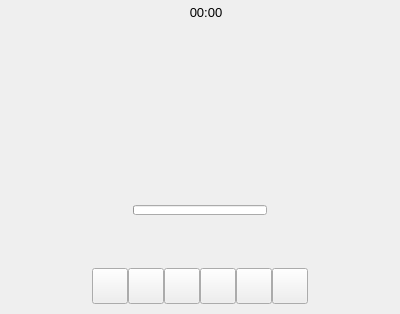
<?xml version="1.0" encoding="UTF-8"?>
<ui version="4.0">
 <class>RecordOverlay</class>
 <widget class="QWidget" name="RecordOverlay">
  <property name="geometry">
   <rect>
    <x>0</x>
    <y>0</y>
    <width>400</width>
    <height>314</height>
   </rect>
  </property>
  <property name="sizePolicy">
   <sizepolicy hsizetype="MinimumExpanding" vsizetype="MinimumExpanding">
    <horstretch>0</horstretch>
    <verstretch>0</verstretch>
   </sizepolicy>
  </property>
  <property name="windowTitle">
   <string>Form</string>
  </property>
  <property name="styleSheet">
   <string notr="true"/>
  </property>
  <property name="pixRedDot" stdset="0">
   <pixmap resource="../ressources.qrc">:/images/icons/av_icons/fiber_manual_record-24px.svg</pixmap>
  </property>
  <layout class="QGridLayout" name="gridLayout">
   <property name="leftMargin">
    <number>0</number>
   </property>
   <property name="topMargin">
    <number>0</number>
   </property>
   <property name="rightMargin">
    <number>0</number>
   </property>
   <property name="bottomMargin">
    <number>0</number>
   </property>
   <property name="spacing">
    <number>0</number>
   </property>
   <item row="0" column="0">
    <layout class="QVBoxLayout" name="verticalLayout">
     <property name="spacing">
      <number>0</number>
     </property>
     <item>
      <layout class="QHBoxLayout" name="horizontalLayout_2">
       <property name="spacing">
        <number>0</number>
       </property>
       <property name="sizeConstraint">
        <enum>QLayout::SetMinimumSize</enum>
       </property>
       <item>
        <spacer name="horizontalSpacer_3">
         <property name="orientation">
          <enum>Qt::Horizontal</enum>
         </property>
         <property name="sizeType">
          <enum>QSizePolicy::Expanding</enum>
         </property>
         <property name="sizeHint" stdset="0">
          <size>
           <width>13</width>
           <height>17</height>
          </size>
         </property>
        </spacer>
       </item>
       <item>
        <widget class="Blinkable" name="redDotBlinkable" native="true">
         <property name="sizePolicy">
          <sizepolicy hsizetype="MinimumExpanding" vsizetype="MinimumExpanding">
           <horstretch>0</horstretch>
           <verstretch>0</verstretch>
          </sizepolicy>
         </property>
         <property name="minimumSize">
          <size>
           <width>12</width>
           <height>12</height>
          </size>
         </property>
         <property name="maximumSize">
          <size>
           <width>12</width>
           <height>12</height>
          </size>
         </property>
        </widget>
       </item>
       <item>
        <widget class="QLabel" name="timerLabel">
         <property name="sizePolicy">
          <sizepolicy hsizetype="MinimumExpanding" vsizetype="MinimumExpanding">
           <horstretch>0</horstretch>
           <verstretch>0</verstretch>
          </sizepolicy>
         </property>
         <property name="minimumSize">
          <size>
           <width>40</width>
           <height>24</height>
          </size>
         </property>
         <property name="maximumSize">
          <size>
           <width>50</width>
           <height>24</height>
          </size>
         </property>
         <property name="font">
          <font>
           <pointsize>10</pointsize>
          </font>
         </property>
         <property name="text">
          <string>00:00</string>
         </property>
         <property name="alignment">
          <set>Qt::AlignCenter</set>
         </property>
        </widget>
       </item>
       <item>
        <spacer name="horizontalSpacer_4">
         <property name="orientation">
          <enum>Qt::Horizontal</enum>
         </property>
         <property name="sizeType">
          <enum>QSizePolicy::Expanding</enum>
         </property>
         <property name="sizeHint" stdset="0">
          <size>
           <width>13</width>
           <height>20</height>
          </size>
         </property>
        </spacer>
       </item>
      </layout>
     </item>
     <item>
      <spacer name="verticalSpacer">
       <property name="orientation">
        <enum>Qt::Vertical</enum>
       </property>
       <property name="sizeType">
        <enum>QSizePolicy::MinimumExpanding</enum>
       </property>
       <property name="sizeHint" stdset="0">
        <size>
         <width>20</width>
         <height>52</height>
        </size>
       </property>
      </spacer>
     </item>
     <item>
      <layout class="QHBoxLayout" name="horizontalLayout_3">
       <property name="spacing">
        <number>0</number>
       </property>
       <item>
        <spacer name="horizontalSpacer_6">
         <property name="orientation">
          <enum>Qt::Horizontal</enum>
         </property>
         <property name="sizeHint" stdset="0">
          <size>
           <width>40</width>
           <height>20</height>
          </size>
         </property>
        </spacer>
       </item>
       <item>
        <layout class="QVBoxLayout" name="verticalLayout_2">
         <property name="rightMargin">
          <number>0</number>
         </property>
         <property name="bottomMargin">
          <number>0</number>
         </property>
         <item>
          <widget class="QLabel" name="inputIcon">
           <property name="minimumSize">
            <size>
             <width>128</width>
             <height>128</height>
            </size>
           </property>
           <property name="text">
            <string/>
           </property>
           <property name="pixmap">
            <pixmap resource="../ressources.qrc">:/images/icons/av_icons/mic-24px.svg</pixmap>
           </property>
           <property name="scaledContents">
            <bool>true</bool>
           </property>
           <property name="alignment">
            <set>Qt::AlignCenter</set>
           </property>
          </widget>
         </item>
         <item>
          <widget class="LevelMeter" name="levelMeter">
           <property name="maximumSize">
            <size>
             <width>16777215</width>
             <height>10</height>
            </size>
           </property>
           <property name="value">
            <number>0</number>
           </property>
           <property name="textVisible">
            <bool>false</bool>
           </property>
          </widget>
         </item>
        </layout>
       </item>
       <item>
        <spacer name="horizontalSpacer_5">
         <property name="orientation">
          <enum>Qt::Horizontal</enum>
         </property>
         <property name="sizeHint" stdset="0">
          <size>
           <width>40</width>
           <height>20</height>
          </size>
         </property>
        </spacer>
       </item>
      </layout>
     </item>
     <item>
      <spacer name="verticalSpacer_2">
       <property name="orientation">
        <enum>Qt::Vertical</enum>
       </property>
       <property name="sizeType">
        <enum>QSizePolicy::MinimumExpanding</enum>
       </property>
       <property name="sizeHint" stdset="0">
        <size>
         <width>20</width>
         <height>38</height>
        </size>
       </property>
      </spacer>
     </item>
     <item>
      <layout class="QHBoxLayout" name="horizontalLayout">
       <property name="spacing">
        <number>0</number>
       </property>
       <property name="sizeConstraint">
        <enum>QLayout::SetDefaultConstraint</enum>
       </property>
       <property name="bottomMargin">
        <number>10</number>
       </property>
       <item>
        <spacer name="horizontalSpacer">
         <property name="orientation">
          <enum>Qt::Horizontal</enum>
         </property>
         <property name="sizeType">
          <enum>QSizePolicy::Expanding</enum>
         </property>
         <property name="sizeHint" stdset="0">
          <size>
           <width>50</width>
           <height>20</height>
          </size>
         </property>
        </spacer>
       </item>
       <item>
        <widget class="OverlayButton" name="recordOverlayRerecordBtn">
         <property name="minimumSize">
          <size>
           <width>36</width>
           <height>36</height>
          </size>
         </property>
         <property name="maximumSize">
          <size>
           <width>36</width>
           <height>36</height>
          </size>
         </property>
         <property name="toolTip">
          <string>Re-record Video</string>
         </property>
         <property name="iconSize">
          <size>
           <width>24</width>
           <height>24</height>
          </size>
         </property>
         <property name="checkable">
          <bool>false</bool>
         </property>
         <property name="originPix" stdset="0">
          <pixmap resource="../ressources.qrc">:/images/icons/av_icons/re-record-24px.svg</pixmap>
         </property>
         <property name="checkedPix" stdset="0">
          <pixmap resource="../ressources.qrc">:/images/icons/av_icons/re-record-24px.svg</pixmap>
         </property>
         <property name="tintColor" stdset="0">
          <color>
           <red>0</red>
           <green>170</green>
           <blue>255</blue>
          </color>
         </property>
        </widget>
       </item>
       <item>
        <widget class="OverlayButton" name="recordOverlayStartOrFinishRecordingBtn">
         <property name="minimumSize">
          <size>
           <width>36</width>
           <height>36</height>
          </size>
         </property>
         <property name="maximumSize">
          <size>
           <width>36</width>
           <height>36</height>
          </size>
         </property>
         <property name="text">
          <string/>
         </property>
         <property name="iconSize">
          <size>
           <width>24</width>
           <height>24</height>
          </size>
         </property>
         <property name="checkable">
          <bool>true</bool>
         </property>
         <property name="originPix" stdset="0">
          <pixmap resource="../ressources.qrc">:/images/icons/av_icons/fiber_manual_record-24px.svg</pixmap>
         </property>
         <property name="checkedPix" stdset="0">
          <pixmap resource="../ressources.qrc">:/images/icons/av_icons/stop-24px-red.svg</pixmap>
         </property>
         <property name="tintColor" stdset="0">
          <color>
           <red>244</red>
           <green>163</green>
           <blue>0</blue>
          </color>
         </property>
        </widget>
       </item>
       <item>
        <widget class="OverlayButton" name="recordOverlayDeleteBtn">
         <property name="minimumSize">
          <size>
           <width>36</width>
           <height>36</height>
          </size>
         </property>
         <property name="maximumSize">
          <size>
           <width>36</width>
           <height>36</height>
          </size>
         </property>
         <property name="toolTip">
          <string>Delete Recorded File</string>
         </property>
         <property name="iconSize">
          <size>
           <width>24</width>
           <height>24</height>
          </size>
         </property>
         <property name="checkable">
          <bool>false</bool>
         </property>
         <property name="originPix" stdset="0">
          <pixmap resource="../ressources.qrc">:/images/icons/av_icons/delete-24px.svg</pixmap>
         </property>
         <property name="checkedPix" stdset="0">
          <pixmap resource="../ressources.qrc">:/images/icons/av_icons/delete-24px.svg</pixmap>
         </property>
         <property name="tintColor" stdset="0">
          <color>
           <red>0</red>
           <green>170</green>
           <blue>255</blue>
          </color>
         </property>
        </widget>
       </item>
       <item>
        <widget class="OverlayButton" name="recordOverlayPlayBtn">
         <property name="minimumSize">
          <size>
           <width>36</width>
           <height>36</height>
          </size>
         </property>
         <property name="maximumSize">
          <size>
           <width>36</width>
           <height>36</height>
          </size>
         </property>
         <property name="toolTip">
          <string>Play Recorded Video</string>
         </property>
         <property name="iconSize">
          <size>
           <width>24</width>
           <height>24</height>
          </size>
         </property>
         <property name="checkable">
          <bool>true</bool>
         </property>
         <property name="originPix" stdset="0">
          <pixmap resource="../ressources.qrc">:/images/icons/av_icons/play_circle_outline-24px.svg</pixmap>
         </property>
         <property name="checkedPix" stdset="0">
          <pixmap resource="../ressources.qrc">:/images/icons/av_icons/pause-24px.svg</pixmap>
         </property>
         <property name="tintColor" stdset="0">
          <color>
           <red>0</red>
           <green>170</green>
           <blue>255</blue>
          </color>
         </property>
        </widget>
       </item>
       <item>
        <widget class="OverlayButton" name="recordOverlaySendBtn">
         <property name="minimumSize">
          <size>
           <width>36</width>
           <height>36</height>
          </size>
         </property>
         <property name="maximumSize">
          <size>
           <width>36</width>
           <height>36</height>
          </size>
         </property>
         <property name="toolTip">
          <string>Send Recorded Video</string>
         </property>
         <property name="iconSize">
          <size>
           <width>24</width>
           <height>24</height>
          </size>
         </property>
         <property name="checkable">
          <bool>false</bool>
         </property>
         <property name="originPix" stdset="0">
          <pixmap resource="../ressources.qrc">:/images/icons/av_icons/send-24px.svg</pixmap>
         </property>
         <property name="checkedPix" stdset="0">
          <pixmap resource="../ressources.qrc">:/images/icons/av_icons/send-24px.svg</pixmap>
         </property>
         <property name="tintColor" stdset="0">
          <color>
           <red>0</red>
           <green>170</green>
           <blue>255</blue>
          </color>
         </property>
        </widget>
       </item>
       <item>
        <widget class="OverlayButton" name="recordOverlayStopPlayingBtn">
         <property name="minimumSize">
          <size>
           <width>36</width>
           <height>36</height>
          </size>
         </property>
         <property name="maximumSize">
          <size>
           <width>36</width>
           <height>36</height>
          </size>
         </property>
         <property name="toolTip">
          <string>Stop Play Recorded Video</string>
         </property>
         <property name="text">
          <string/>
         </property>
         <property name="iconSize">
          <size>
           <width>24</width>
           <height>24</height>
          </size>
         </property>
         <property name="checkable">
          <bool>false</bool>
         </property>
         <property name="originPix" stdset="0">
          <pixmap resource="../ressources.qrc">:/images/icons/av_icons/stop-24px.svg</pixmap>
         </property>
         <property name="checkedPix" stdset="0">
          <pixmap resource="../ressources.qrc">:/images/icons/av_icons/stop-24px.svg</pixmap>
         </property>
         <property name="tintColor" stdset="0">
          <color>
           <red>0</red>
           <green>170</green>
           <blue>255</blue>
          </color>
         </property>
        </widget>
       </item>
       <item>
        <spacer name="horizontalSpacer_2">
         <property name="orientation">
          <enum>Qt::Horizontal</enum>
         </property>
         <property name="sizeType">
          <enum>QSizePolicy::Expanding</enum>
         </property>
         <property name="sizeHint" stdset="0">
          <size>
           <width>50</width>
           <height>20</height>
          </size>
         </property>
        </spacer>
       </item>
      </layout>
     </item>
    </layout>
   </item>
  </layout>
 </widget>
 <customwidgets>
  <customwidget>
   <class>OverlayButton</class>
   <extends>QPushButton</extends>
   <header>overlaybutton.h</header>
  </customwidget>
  <customwidget>
   <class>Blinkable</class>
   <extends>QWidget</extends>
   <header>widgethelpers.h</header>
   <container>1</container>
  </customwidget>
  <customwidget>
   <class>LevelMeter</class>
   <extends>QProgressBar</extends>
   <header>levelmeter.h</header>
   <container>1</container>
  </customwidget>
 </customwidgets>
 <resources>
  <include location="../ressources.qrc"/>
 </resources>
 <connections/>
</ui>
